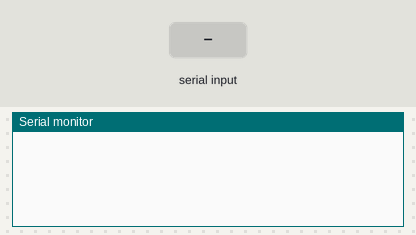
Recording of a sketch running on a simulated Arduino Uno, built with avr-gcc and run on an emulated ATmega328P. On the bench: the last lines printed to the serial monitor. The inputs (shaded band) are chosen by the test bench.

Above: at 1.2 s.
1.3 s: "Count\n" received over Serial
At 3.5 s:
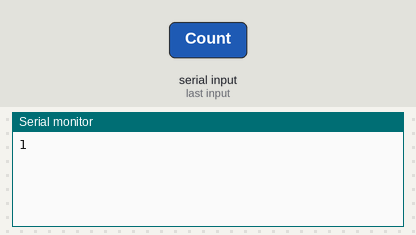
3.8 s: "1\n" received over Serial
At 5.6 s:
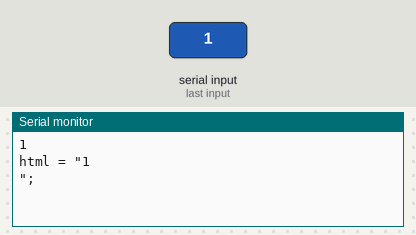

Measured:
- after the input at 1.3 s, the serial monitor: prints a new line after 1.0 s (image 1)
- after the input at 3.8 s, the serial monitor: prints a new line after 1.0 s (image 2)

The sketch:

HTMLToString.ino
```cpp
String s;

void setup() {
  Serial.begin(115200);
  s.reserve(1000);
  Serial.println();
}

void loop() {
  if (Serial.available() > 0) {
    s = Serial.readString();
    if (s.startsWith("Count"))
      Serial.println(s.length() - 5);
  }
  if (s != NULL && !s.startsWith("Count")) {
    Serial.println("\n");
    s.replace("\"", "\\\"");
    if (s.length() <= 200)
      Serial.println("html = \"" + s + "\";");
    else {
      while (s.length() > 200) {
        int index = s.indexOf("\\n", 150) + 3;
        Serial.println("html += \"" + s.substring(0, index) + "\";");
        s.remove(0, index);
      }
      Serial.print("html += \"" + s + "\";");
    }
    s.remove(0);
  }
}
```
